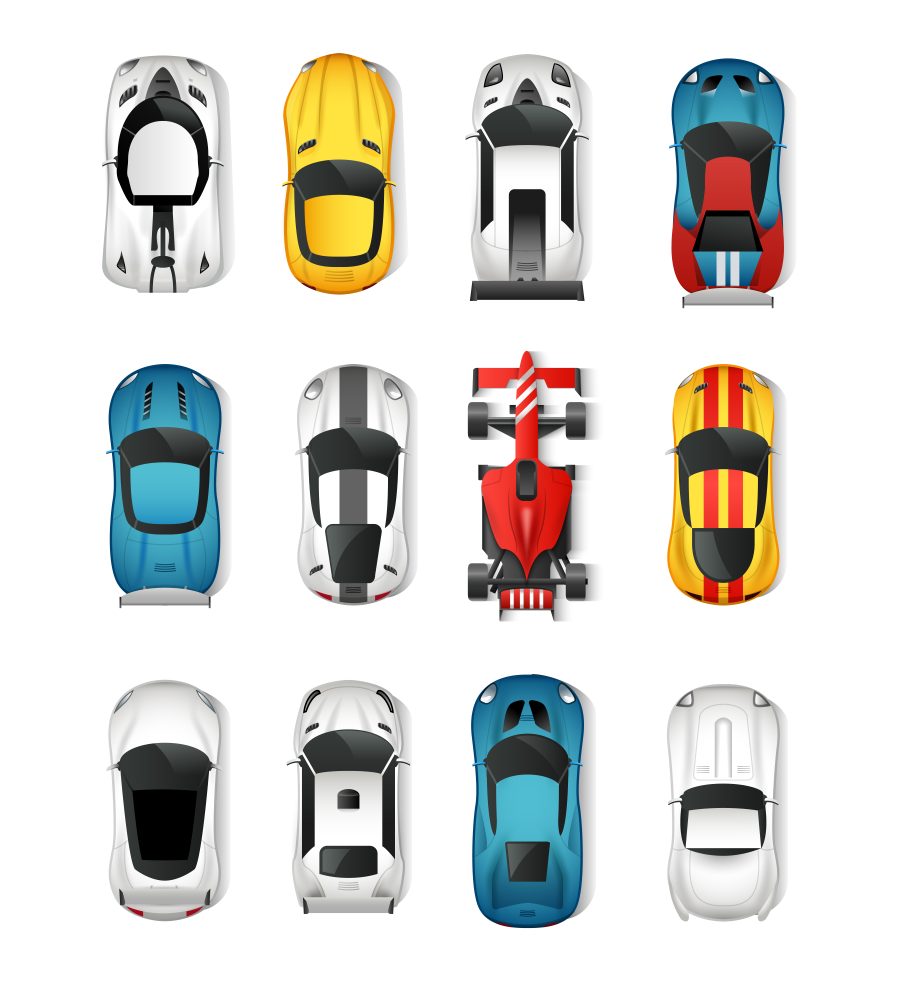
#> input picture assets/car and vehicle/9779.jpg, 4500 x 4940 px (shown at 1/5 size)
$ python extract_top_view_cars.py
#> lines starting #> are read from the running program, lines starting #| are printed output that depends on the picture; after the words box and inside, x2 and y2 are one past the last pixel; in counts of white or black regions, pixels touching at a corner belong together
#> in main, image is the input picture: PIL image 4500x4940 RGB; mean R, G, B 216.1, 215.5, 211.7
#!/usr/bin/env python3
"""Extract the 12 top-view car sprites from 9779.jpg."""

from __future__ import annotations

import json
from pathlib import Path

import cv2
import numpy as np
from PIL import Image


ROOT = Path(__file__).resolve().parent
SOURCE = ROOT / "9779.jpg"
OUT_DIR = ROOT / "top-view"
TARGET_HEIGHT = 168

NAMES = [
    ("white_gt", "White GT"),
    ("yellow_sport", "Yellow Sport"),
    ("white_track", "White Track"),
    ("blue_red_racer", "Blue Red Racer"),
    ("cyan_sedan", "Cyan Sedan"),
    ("white_stripe_gt", "White Stripe GT"),
    ("red_formula", "Red Formula"),
    ("yellow_rally", "Yellow Rally"),
    ("white_coupe", "White Coupe"),
    ("white_roadster", "White Roadster"),
    ("blue_compact", "Blue Compact"),
    ("silver_sedan", "Silver Sedan"),
]


def detect_boxes(image: Image.Image) -> list[tuple[int, int, int, int]]:
    arr = np.array(image.convert("RGB"))
    mask = np.any(arr < 245, axis=2).astype("uint8") * 255
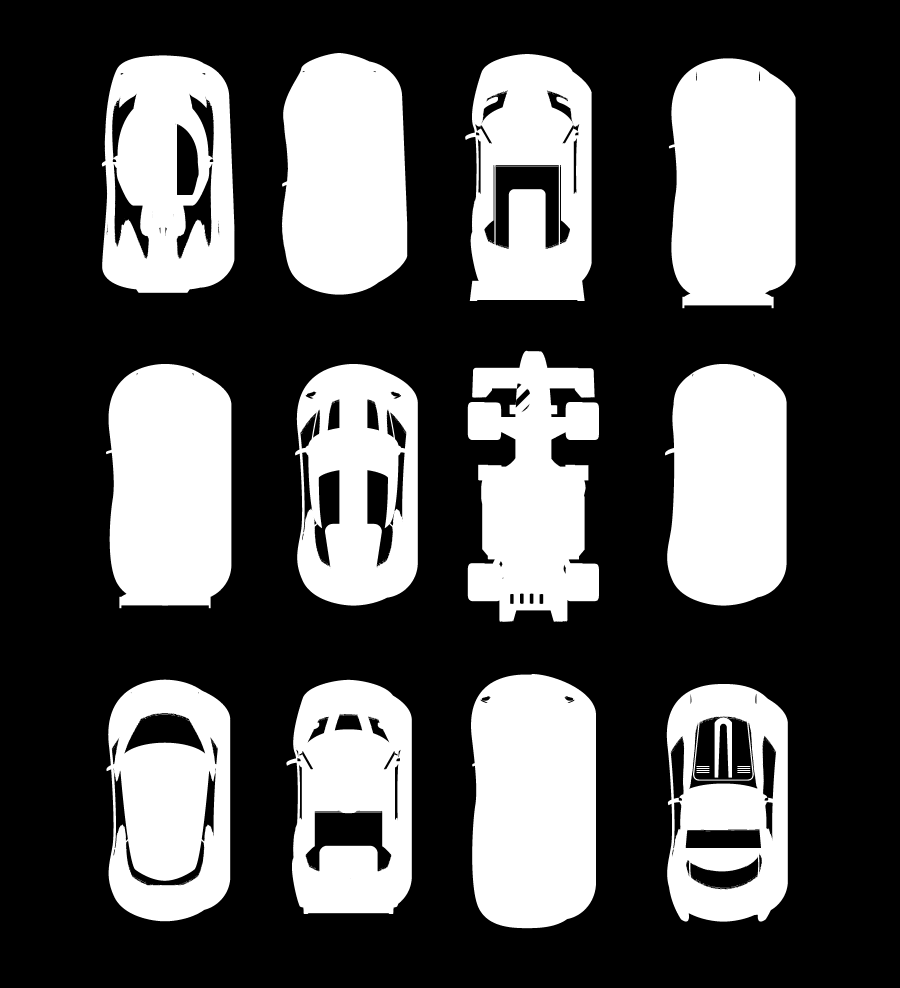
#> mask: shape (4940, 4500) (shown at 1/5 size); 33% white; 543 white regions (508 under 20 px), largest, box (x1, y1, x2, y2) and area: (2355, 3370, 2980, 4641) 725363, (3344, 292, 3979, 1541) 700475, (530, 1820, 1157, 3041) 681390
    mask = cv2.morphologyEx(
        mask,
        cv2.MORPH_CLOSE,
        cv2.getStructuringElement(cv2.MORPH_ELLIPSE, (35, 35)),
        iterations=2,
    )
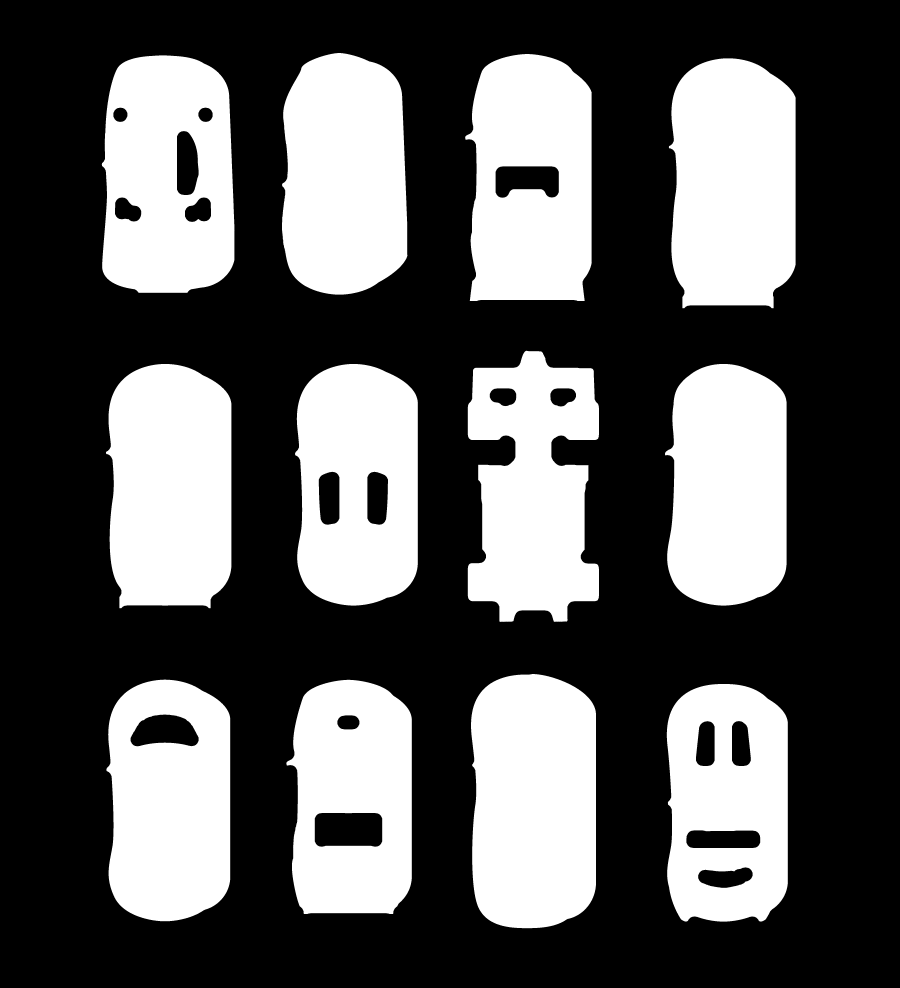
#> mask: shape (4940, 4500) (shown at 1/5 size); 34.9% white; 12 white regions, largest, box (x1, y1, x2, y2) and area: (2355, 3370, 2980, 4641) 727087, (3344, 292, 3979, 1541) 702963, (530, 1820, 1157, 3041) 682772
    mask = cv2.dilate(mask, cv2.getStructuringElement(cv2.MORPH_RECT, (25, 25)), iterations=1)
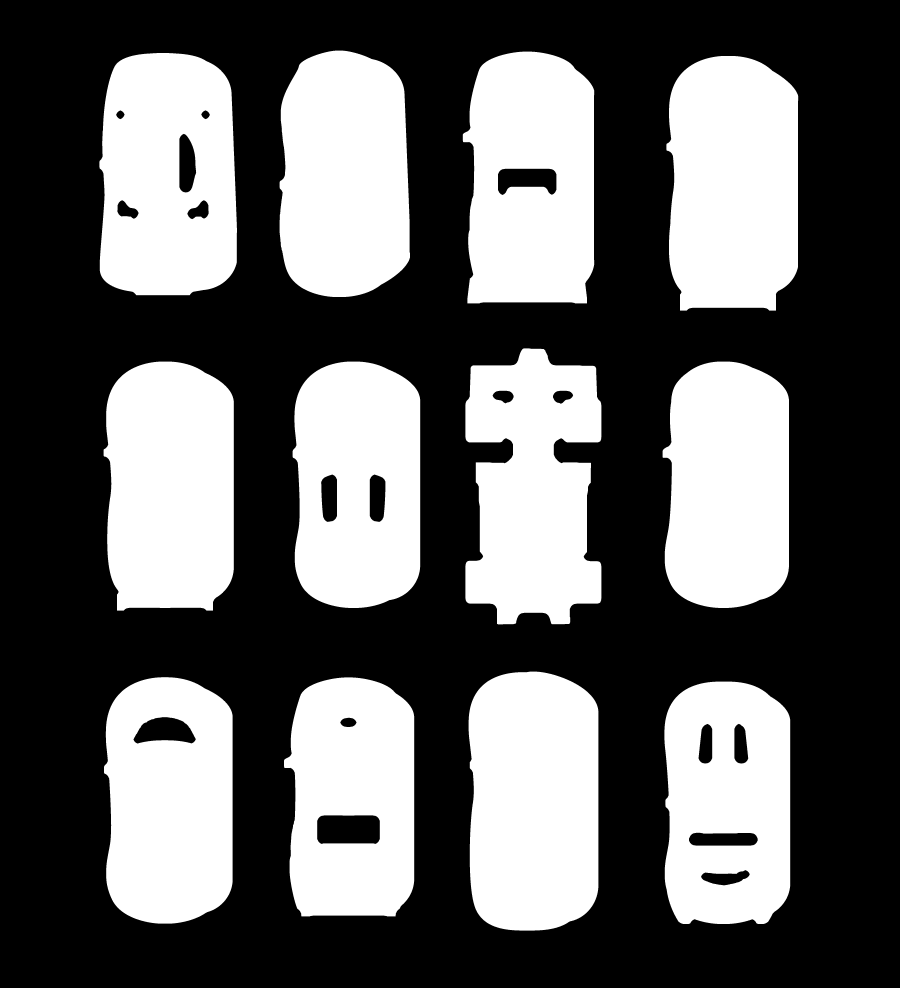
#> mask: shape (4940, 4500) (shown at 1/5 size); 38% white; 12 white regions, largest, box (x1, y1, x2, y2) and area: (2343, 3358, 2992, 4653) 773883, (3332, 280, 3991, 1553) 750288, (518, 1808, 1169, 3053) 729057
    _, _, stats, centers = cv2.connectedComponentsWithStats(mask, 8)

    comps = []
    for index, (x, y, w, h, area) in enumerate(stats[1:], start=1):
        if area > 20000 and w > 250 and h > 250:
            comps.append((int(x), int(y), int(w), int(h), float(centers[index][1])))

    comps.sort(key=lambda item: item[4])
    rows: list[list[tuple[int, int, int, int, float]]] = []
    for comp in comps:
        if not rows or abs(rows[-1][0][4] - comp[4]) > 650:
            rows.append([comp])
        else:
            rows[-1].append(comp)

    boxes: list[tuple[int, int, int, int]] = []
    for row in rows:
        row.sort(key=lambda item: item[0])
        boxes.extend((x, y, w, h) for x, y, w, h, _ in row)

    if len(boxes) != 12:
        raise RuntimeError(f"Expected 12 cars, detected {len(boxes)}")
    return boxes


def remove_background(crop: Image.Image) -> Image.Image:
    rgba = np.array(crop.convert("RGBA"))
    rgb = rgba[:, :, :3].astype(np.int16)
    alpha = rgba[:, :, 3]

    # Only remove the connected near-white area from crop edges so white car
    # bodies remain intact.
    near_white = np.all(rgb > 246, axis=2).astype(np.uint8)
    h, w = near_white.shape
    work = near_white.copy()
    mask = np.zeros((h + 2, w + 2), np.uint8)

    for x in range(w):
        if work[0, x]:
            cv2.floodFill(work, mask, (x, 0), 2)
        if work[h - 1, x]:
            cv2.floodFill(work, mask, (x, h - 1), 2)
    for y in range(h):
        if work[y, 0]:
            cv2.floodFill(work, mask, (0, y), 2)
        if work[y, w - 1]:
            cv2.floodFill(work, mask, (w - 1, y), 2)

    rgba[:, :, 3] = np.where(work == 2, 0, alpha)
    out = Image.fromarray(rgba, "RGBA")
    bbox = out.getchannel("A").getbbox()
    if bbox:
        out = out.crop(bbox)
    pad = 12
    padded = Image.new("RGBA", (out.width + pad * 2, out.height + pad * 2), (0, 0, 0, 0))
    padded.alpha_composite(out, (pad, pad))
    ratio = TARGET_HEIGHT / padded.height
    return padded.resize((round(padded.width * ratio), TARGET_HEIGHT), Image.Resampling.LANCZOS)


def main() -> None:
    OUT_DIR.mkdir(parents=True, exist_ok=True)
    image = Image.open(SOURCE)
    rows = []
    for idx, (box, (slug, label)) in enumerate(zip(detect_boxes(image), NAMES), start=1):
        x, y, w, h = box
        margin = 54
        crop = image.crop((max(0, x - margin), max(0, y - margin), min(image.width, x + w + margin), min(image.height, y + h + margin)))
        sprite = remove_background(crop)
        filename = f"top_car_{slug}_{idx:02d}.png"
        sprite.save(OUT_DIR / filename, optimize=True)
        rows.append({"id": f"car_{idx:02d}", "name": label, "file": filename, "width": sprite.width, "height": sprite.height})
#> this loop made 12 passes
#> (box, slug, label, x, y, bbox in remove_background) on passes 1 to 6: ((497, 265, 688, 1211), 'white_gt', 'White GT', 497, 265, (66, 66, 733, 1253)), ((1398, 253, 652, 1232), 'yellow_sport', 'Yellow Sport', 1398, 253, (65, 66, 697, 1274)), ((2314, 258, 657, 1259), 'white_track', 'White Track', 2314, 258, (66, 66, 702, 1301)), ((3332, 280, 659, 1273), 'blue_red_racer', 'Blue Red Racer', 3332, 280, (66, 66, 705, 1315)), ((518, 1808, 651, 1245), 'cyan_sedan', 'Cyan Sedan', 518, 1808, (66, 66, 694, 1287)), ((1463, 1808, 638, 1232), 'white_stripe_gt', 'White Stripe GT', 1463, 1808, (66, 66, 680, 1274))
#> pass 1, in main, `crop = image.crop((max(0, x - margin), max(0, y - margin), min(image.w..`:
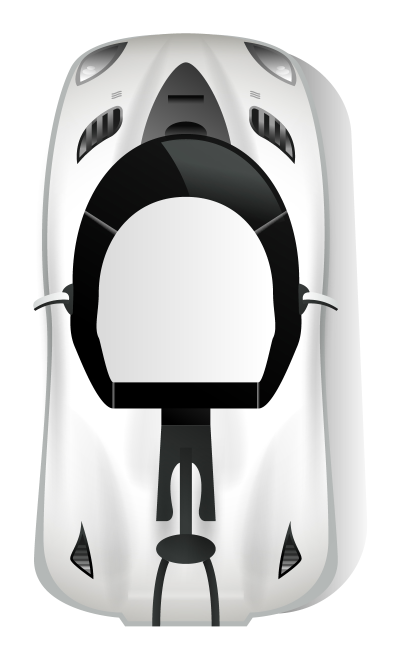
#> crop: PIL image 796x1319 RGB (shown at 1/2 size); mean R, G, B 205.2, 205.4, 205.1
#> after the loop:
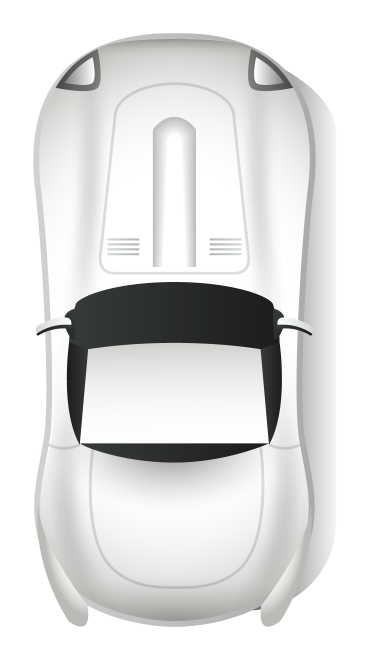
#> crop: PIL image 737x1320 RGB (shown at 1/2 size); mean R, G, B 223, 223.2, 222.7
#> after the loop:
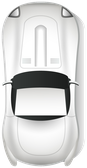
#> sprite: PIL image 87x168 RGBA; mean R, G, B, A 188.1, 188.4, 187.7, 220.2; transparent parts drawn white
#> after the loop, rows = 12 items

    (OUT_DIR / "manifest.json").write_text(json.dumps(rows, indent=2), encoding="utf-8")
    print(f"Extracted {len(rows)} top-view car sprites to {OUT_DIR}")
#| Extracted 12 top-view car sprites to assets/car and vehicle/top-view


if __name__ == "__main__":
    main()
